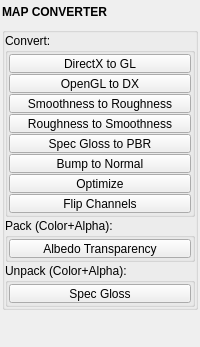
<?xml version="1.0" encoding="UTF-8"?>
<ui version="4.0">
 <class>QtUi</class>
 <widget class="QMainWindow" name="QtUi">
  <property name="enabled">
   <bool>true</bool>
  </property>
  <property name="geometry">
   <rect>
    <x>0</x>
    <y>0</y>
    <width>200</width>
    <height>303</height>
   </rect>
  </property>
  <property name="tabShape">
   <enum>QTabWidget::Triangular</enum>
  </property>
  <property name="dockNestingEnabled">
   <bool>true</bool>
  </property>
  <property name="dockOptions">
   <set>QMainWindow::AllowNestedDocks|QMainWindow::AllowTabbedDocks|QMainWindow::AnimatedDocks|QMainWindow::ForceTabbedDocks</set>
  </property>
  <widget class="QWidget" name="central_widget">
   <property name="minimumSize">
    <size>
     <width>200</width>
     <height>0</height>
    </size>
   </property>
   <layout class="QVBoxLayout" name="verticalLayout">
    <property name="spacing">
     <number>2</number>
    </property>
    <property name="leftMargin">
     <number>2</number>
    </property>
    <property name="topMargin">
     <number>2</number>
    </property>
    <property name="rightMargin">
     <number>2</number>
    </property>
    <property name="bottomMargin">
     <number>2</number>
    </property>
    <item>
     <layout class="QVBoxLayout" name="main_layout">
      <property name="spacing">
       <number>6</number>
      </property>
      <property name="sizeConstraint">
       <enum>QLayout::SetFixedSize</enum>
      </property>
      <item>
       <widget class="Header" name="header">
        <property name="sizePolicy">
         <sizepolicy hsizetype="Preferred" vsizetype="Fixed">
          <horstretch>0</horstretch>
          <verstretch>0</verstretch>
         </sizepolicy>
        </property>
        <property name="minimumSize">
         <size>
          <width>0</width>
          <height>19</height>
         </size>
        </property>
        <property name="maximumSize">
         <size>
          <width>999</width>
          <height>19</height>
         </size>
        </property>
        <property name="font">
         <font>
          <weight>75</weight>
          <bold>true</bold>
         </font>
        </property>
        <property name="text">
         <string>MAP CONVERTER</string>
        </property>
       </widget>
      </item>
      <item>
       <widget class="QGroupBox" name="Formatting">
        <property name="sizePolicy">
         <sizepolicy hsizetype="Preferred" vsizetype="Fixed">
          <horstretch>0</horstretch>
          <verstretch>0</verstretch>
         </sizepolicy>
        </property>
        <property name="title">
         <string/>
        </property>
        <layout class="QVBoxLayout" name="verticalLayout_4">
         <property name="spacing">
          <number>1</number>
         </property>
         <property name="leftMargin">
          <number>0</number>
         </property>
         <property name="topMargin">
          <number>0</number>
         </property>
         <property name="rightMargin">
          <number>0</number>
         </property>
         <property name="bottomMargin">
          <number>0</number>
         </property>
         <item>
          <widget class="CollapsableGroup" name="groupBox_2">
           <property name="title">
            <string>Convert:</string>
           </property>
           <layout class="QVBoxLayout" name="verticalLayout_3">
            <property name="spacing">
             <number>1</number>
            </property>
            <property name="leftMargin">
             <number>1</number>
            </property>
            <property name="topMargin">
             <number>1</number>
            </property>
            <property name="rightMargin">
             <number>1</number>
            </property>
            <property name="bottomMargin">
             <number>1</number>
            </property>
            <item>
             <widget class="QPushButton" name="b000">
              <property name="enabled">
               <bool>true</bool>
              </property>
              <property name="sizePolicy">
               <sizepolicy hsizetype="Preferred" vsizetype="Fixed">
                <horstretch>0</horstretch>
                <verstretch>0</verstretch>
               </sizepolicy>
              </property>
              <property name="minimumSize">
               <size>
                <width>0</width>
                <height>19</height>
               </size>
              </property>
              <property name="maximumSize">
               <size>
                <width>16777215</width>
                <height>19</height>
               </size>
              </property>
              <property name="toolTip">
               <string>&lt;b&gt;Convert DirectX to OpenGL&lt;/b&gt;&lt;br&gt;
Converts a &lt;b&gt;Normal Map&lt;/b&gt; from &lt;b&gt;DirectX&lt;/b&gt; format to &lt;b&gt;OpenGL&lt;/b&gt; format.&lt;br&gt;&lt;br&gt;
&lt;b&gt;Usage:&lt;/b&gt; Select a &lt;b&gt;DirectX&lt;/b&gt; normal map.&lt;br&gt;&lt;br&gt;
- If an existing &lt;b&gt;OpenGL&lt;/b&gt; normal map of the same name is found, it will be &lt;b&gt;overwritten&lt;/b&gt;.</string>
              </property>
              <property name="text">
               <string>DirectX to GL</string>
              </property>
             </widget>
            </item>
            <item>
             <widget class="QPushButton" name="b001">
              <property name="enabled">
               <bool>true</bool>
              </property>
              <property name="sizePolicy">
               <sizepolicy hsizetype="Preferred" vsizetype="Fixed">
                <horstretch>0</horstretch>
                <verstretch>0</verstretch>
               </sizepolicy>
              </property>
              <property name="minimumSize">
               <size>
                <width>0</width>
                <height>19</height>
               </size>
              </property>
              <property name="maximumSize">
               <size>
                <width>16777215</width>
                <height>19</height>
               </size>
              </property>
              <property name="toolTip">
               <string>&lt;b&gt;Convert OpenGL to DirectX&lt;/b&gt;&lt;br&gt;
Converts a &lt;b&gt;Normal Map&lt;/b&gt; from &lt;b&gt;OpenGL&lt;/b&gt; format to &lt;b&gt;DirectX&lt;/b&gt; format.&lt;br&gt;&lt;br&gt;
&lt;b&gt;Usage:&lt;/b&gt; Select an &lt;b&gt;OpenGL&lt;/b&gt; normal map.&lt;br&gt;&lt;br&gt;
- If an existing &lt;b&gt;DirectX&lt;/b&gt; normal map of the same name is found, it will be &lt;b&gt;overwritten&lt;/b&gt;.

</string>
              </property>
              <property name="text">
               <string>OpenGL to DX</string>
              </property>
             </widget>
            </item>
            <item>
             <widget class="QPushButton" name="b010">
              <property name="enabled">
               <bool>true</bool>
              </property>
              <property name="sizePolicy">
               <sizepolicy hsizetype="Preferred" vsizetype="Fixed">
                <horstretch>0</horstretch>
                <verstretch>0</verstretch>
               </sizepolicy>
              </property>
              <property name="minimumSize">
               <size>
                <width>0</width>
                <height>19</height>
               </size>
              </property>
              <property name="maximumSize">
               <size>
                <width>16777215</width>
                <height>19</height>
               </size>
              </property>
              <property name="toolTip">
               <string>Convert Smoothness to Roughness.

Converts a Smoothness map into a Roughness map by inverting its values.

Usage: Select a Smoothness map. Batch processing is supported.

- If an existing Roughness map of the same name is found, it will be overwritten.</string>
              </property>
              <property name="text">
               <string>Smoothness to Roughness</string>
              </property>
             </widget>
            </item>
            <item>
             <widget class="QPushButton" name="b011">
              <property name="enabled">
               <bool>true</bool>
              </property>
              <property name="sizePolicy">
               <sizepolicy hsizetype="Preferred" vsizetype="Fixed">
                <horstretch>0</horstretch>
                <verstretch>0</verstretch>
               </sizepolicy>
              </property>
              <property name="minimumSize">
               <size>
                <width>0</width>
                <height>19</height>
               </size>
              </property>
              <property name="maximumSize">
               <size>
                <width>16777215</width>
                <height>19</height>
               </size>
              </property>
              <property name="toolTip">
               <string>Convert Roughness to Smoothness.

Converts a Roughness map into a Smoothness map by inverting its values.

Usage: Select a Roughness map. Batch processing is supported.

- If an existing Smoothness map of the same name is found, it will be overwritten.</string>
              </property>
              <property name="text">
               <string>Roughness to Smoothness</string>
              </property>
             </widget>
            </item>
            <item>
             <widget class="PushButton" name="tb001">
              <property name="enabled">
               <bool>true</bool>
              </property>
              <property name="sizePolicy">
               <sizepolicy hsizetype="Preferred" vsizetype="Fixed">
                <horstretch>0</horstretch>
                <verstretch>0</verstretch>
               </sizepolicy>
              </property>
              <property name="minimumSize">
               <size>
                <width>0</width>
                <height>19</height>
               </size>
              </property>
              <property name="maximumSize">
               <size>
                <width>16777215</width>
                <height>19</height>
               </size>
              </property>
              <property name="toolTip">
               <string>Convert Specular Glossiness to PBR.
Converts Specular Glossiness map(s) to PBR format.

Usage: Select Diffuse, Specular, and Glossiness maps. Select multiple maps from different sets to batch process.

- If no Glossiness map is provided, it will attempt to extract it from the Specular map.
- If extraction fails, the Roughness map will be approximated using the Specular map.
- If existing BaseColor, Metallic, and Roughness maps of the same name exist, they will be overwritten.</string>
              </property>
              <property name="text">
               <string>Spec Gloss to PBR</string>
              </property>
             </widget>
            </item>
            <item>
             <widget class="PushButton" name="tb003">
              <property name="enabled">
               <bool>true</bool>
              </property>
              <property name="sizePolicy">
               <sizepolicy hsizetype="Preferred" vsizetype="Fixed">
                <horstretch>0</horstretch>
                <verstretch>0</verstretch>
               </sizepolicy>
              </property>
              <property name="minimumSize">
               <size>
                <width>0</width>
                <height>19</height>
               </size>
              </property>
              <property name="maximumSize">
               <size>
                <width>16777215</width>
                <height>19</height>
               </size>
              </property>
              <property name="toolTip">
               <string>Bump to Normal.
Converts Bump/Height to Normal with options available in the tool menu.

Options: Choose OpenGL or DirectX format and set intensity.</string>
              </property>
              <property name="text">
               <string>Bump to Normal</string>
              </property>
             </widget>
            </item>
            <item>
             <widget class="PushButton" name="tb000">
              <property name="enabled">
               <bool>true</bool>
              </property>
              <property name="sizePolicy">
               <sizepolicy hsizetype="Preferred" vsizetype="Fixed">
                <horstretch>0</horstretch>
                <verstretch>0</verstretch>
               </sizepolicy>
              </property>
              <property name="minimumSize">
               <size>
                <width>0</width>
                <height>19</height>
               </size>
              </property>
              <property name="maximumSize">
               <size>
                <width>16777215</width>
                <height>19</height>
               </size>
              </property>
              <property name="toolTip">
               <string>Optimize Texture.
Optimizes a texture by clamping the maximum size and adjusting the image (such as setting bit depth) according to the map type.

Usage: Select the texture map(s) to optimize.

The optimized texture will be created in the same directory, with the original file moved to an 'old' folder.</string>
              </property>
              <property name="text">
               <string>Optimize</string>
              </property>
             </widget>
            </item>
            <item>
             <widget class="PushButton" name="tb002">
              <property name="enabled">
               <bool>true</bool>
              </property>
              <property name="sizePolicy">
               <sizepolicy hsizetype="Preferred" vsizetype="Fixed">
                <horstretch>0</horstretch>
                <verstretch>0</verstretch>
               </sizepolicy>
              </property>
              <property name="minimumSize">
               <size>
                <width>0</width>
                <height>19</height>
               </size>
              </property>
              <property name="maximumSize">
               <size>
                <width>16777215</width>
                <height>19</height>
               </size>
              </property>
              <property name="toolTip">
               <string>Flip Channels.
Invert, swap, broadcast, or constant-fill an image's R/G/B/A channels.

Options: Per output channel, choose its source (optionally inverted, or Black/White). Set a suffix to save a copy; empty overwrites the source.

Usage: Select texture map(s). Batch processing is supported.</string>
              </property>
              <property name="text">
               <string>Flip Channels</string>
              </property>
             </widget>
            </item>
           </layout>
          </widget>
         </item>
         <item>
          <widget class="CollapsableGroup" name="groupBox">
           <property name="title">
            <string>Pack (Color+Alpha):</string>
           </property>
           <layout class="QVBoxLayout" name="verticalLayout_2">
            <property name="spacing">
             <number>1</number>
            </property>
            <property name="leftMargin">
             <number>1</number>
            </property>
            <property name="topMargin">
             <number>1</number>
            </property>
            <property name="rightMargin">
             <number>1</number>
            </property>
            <property name="bottomMargin">
             <number>1</number>
            </property>
            <item>
             <widget class="QPushButton" name="b004">
              <property name="enabled">
               <bool>true</bool>
              </property>
              <property name="sizePolicy">
               <sizepolicy hsizetype="Preferred" vsizetype="Fixed">
                <horstretch>0</horstretch>
                <verstretch>0</verstretch>
               </sizepolicy>
              </property>
              <property name="minimumSize">
               <size>
                <width>0</width>
                <height>19</height>
               </size>
              </property>
              <property name="maximumSize">
               <size>
                <width>16777215</width>
                <height>19</height>
               </size>
              </property>
              <property name="toolTip">
               <string>Pack Transparency into Albedo.
Combines a Transparency (Opacity) map into the Albedo map.

Usage: Select an Albedo and an Opacity map. Select multiple maps from different sets to batch process.

- If an existing Albedo Transparency map of the same name exists, it will be overwritten.
- If a BaseColor map is provided, it will be converted to Albedo.</string>
              </property>
              <property name="text">
               <string>Albedo Transparency</string>
              </property>
             </widget>
            </item>
           </layout>
          </widget>
         </item>
         <item>
          <widget class="CollapsableGroup" name="groupBox_3">
           <property name="title">
            <string>Unpack (Color+Alpha):</string>
           </property>
           <layout class="QVBoxLayout" name="verticalLayout_5">
            <property name="spacing">
             <number>1</number>
            </property>
            <property name="leftMargin">
             <number>1</number>
            </property>
            <property name="topMargin">
             <number>1</number>
            </property>
            <property name="rightMargin">
             <number>1</number>
            </property>
            <property name="bottomMargin">
             <number>1</number>
            </property>
            <item>
             <widget class="QPushButton" name="b007">
              <property name="enabled">
               <bool>true</bool>
              </property>
              <property name="sizePolicy">
               <sizepolicy hsizetype="Preferred" vsizetype="Fixed">
                <horstretch>0</horstretch>
                <verstretch>0</verstretch>
               </sizepolicy>
              </property>
              <property name="minimumSize">
               <size>
                <width>0</width>
                <height>19</height>
               </size>
              </property>
              <property name="maximumSize">
               <size>
                <width>16777215</width>
                <height>19</height>
               </size>
              </property>
              <property name="toolTip">
               <string>Unpack Specular and Glossiness to separate maps.
Extracts the Glossiness map from the Specular map's alpha channel.

Usage: Select a Specular map.

- If extraction fails, the Glossiness map will be approximated using the Specular map.
- If an existing Specular or Glossiness map of the same name exists, it will be overwritten.</string>
              </property>
              <property name="text">
               <string>Spec Gloss</string>
              </property>
             </widget>
            </item>
           </layout>
          </widget>
         </item>
        </layout>
       </widget>
      </item>
      <item>
       <spacer name="verticalSpacer">
        <property name="orientation">
         <enum>Qt::Vertical</enum>
        </property>
        <property name="sizeType">
         <enum>QSizePolicy::Fixed</enum>
        </property>
        <property name="sizeHint" stdset="0">
         <size>
          <width>0</width>
          <height>10</height>
         </size>
        </property>
       </spacer>
      </item>
      <item>
       <widget class="Footer" name="footer" native="true">
        <property name="minimumSize">
         <size>
          <width>0</width>
          <height>19</height>
         </size>
        </property>
        <property name="maximumSize">
         <size>
          <width>16777215</width>
          <height>19</height>
         </size>
        </property>
       </widget>
      </item>
     </layout>
    </item>
   </layout>
  </widget>
 </widget>
 <customwidgets>
  <customwidget>
   <class>Header</class>
   <extends>QLabel</extends>
   <header>uitk.widgets.header</header>
  </customwidget>
  <customwidget>
   <class>PushButton</class>
   <extends>QPushButton</extends>
   <header>uitk.widgets.pushButton</header>
  </customwidget>
  <customwidget>
   <class>CollapsableGroup</class>
   <extends>QGroupBox</extends>
   <header>uitk.widgets.collapsableGroup.CollapsableGroup.h</header>
   <container>1</container>
  </customwidget>
  <customwidget>
   <class>Footer</class>
   <extends>QWidget</extends>
   <header>uitk.widgets.footer</header>
  </customwidget>
 </customwidgets>
 <resources/>
 <connections/>
 <designerdata>
  <property name="gridDeltaX">
   <number>5</number>
  </property>
  <property name="gridDeltaY">
   <number>5</number>
  </property>
  <property name="gridSnapX">
   <bool>true</bool>
  </property>
  <property name="gridSnapY">
   <bool>true</bool>
  </property>
  <property name="gridVisible">
   <bool>true</bool>
  </property>
 </designerdata>
</ui>
